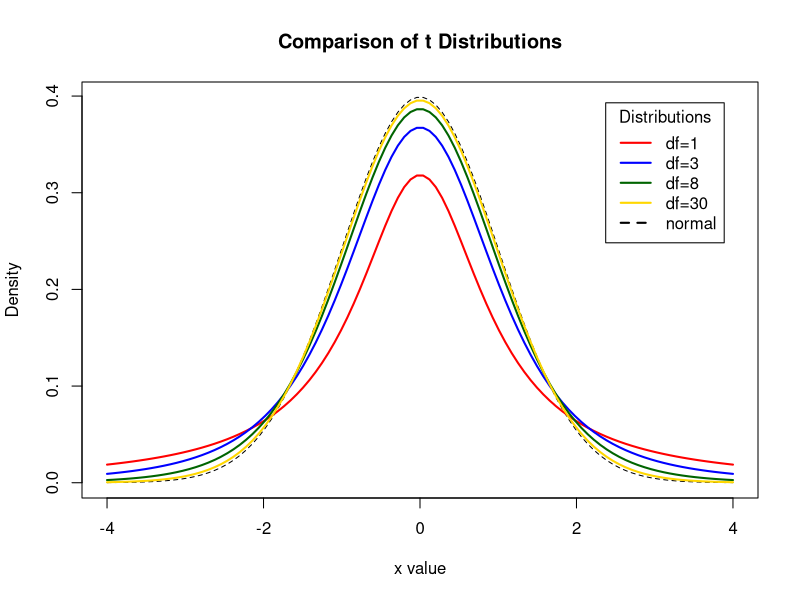
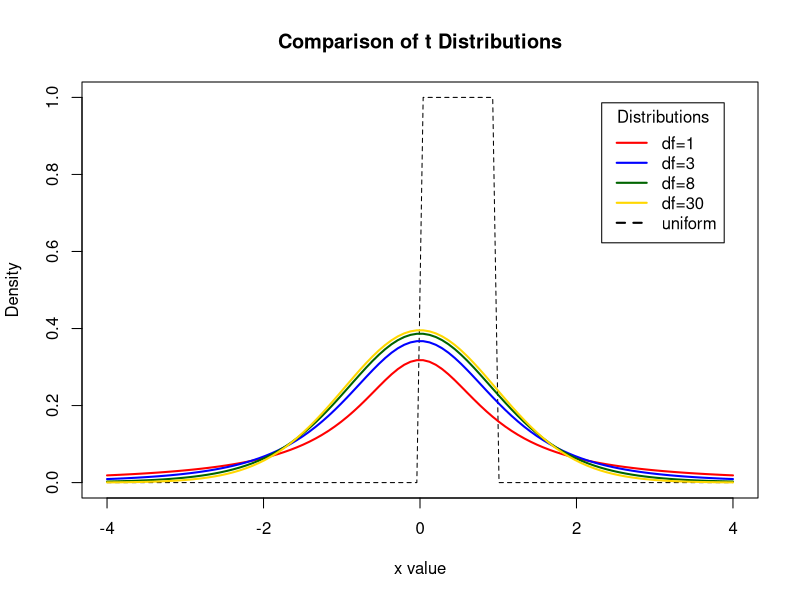

Here is the R script that generated these plots, in order: (Note: this script raises an error after producing the figures.)
## ---- chunk 1
x <- seq(-4, 4, length=100)
hx <- dnorm(x)

degf <- c(1, 3, 8, 30)
colors <- c("red", "blue", "darkgreen", "gold", "black")
labels <- c("df=1", "df=3", "df=8", "df=30", "normal")

plot(x, hx, type="l", lty=2, xlab="x value",
  ylab="Density", main="Comparison of t Distributions")

for (i in 1:4){
  lines(x, dt(x,degf[i]), lwd=2, col=colors[i])
}

legend("topright", inset=.05, title="Distributions",
  labels, lwd=2, lty=c(1, 1, 1, 1, 2), col=colors)
## ---- chunk 2
x <- seq(-4, 4, length=100)
hx <- dunif(x)

degf <- c(1, 3, 8, 30)
colors <- c("red", "blue", "darkgreen", "gold", "black")
labels <- c("df=1", "df=3", "df=8", "df=30", "uniform")

plot(x, hx, type="l", lty=2, xlab="x value",
  ylab="Density", main="Comparison of t Distributions")

for (i in 1:4){
  lines(x, dt(x,degf[i]), lwd=2, col=colors[i])
}

legend("topright", inset=.05, title="Distributions",
  labels, lwd=2, lty=c(1, 1, 1, 1, 2), col=colors)
## ---- chunk 3
x <- seq(-4, 4, length=100)
hx <- dbeta(x)

degf <- c(1, 3, 8, 30)
colors <- c("red", "blue", "darkgreen", "gold", "black")
labels <- c("df=1", "df=3", "df=8", "df=30", "normal")

plot(x, hx, type="l", lty=2, xlab="x value",
  ylab="Density", main="Comparison of t Distributions")

for (i in 1:4){
  lines(x, dt(x,degf[i]), lwd=2, col=colors[i])
}

legend("topright", inset=.05, title="Distributions",
  labels, lwd=2, lty=c(1, 1, 1, 1, 2), col=colors)
